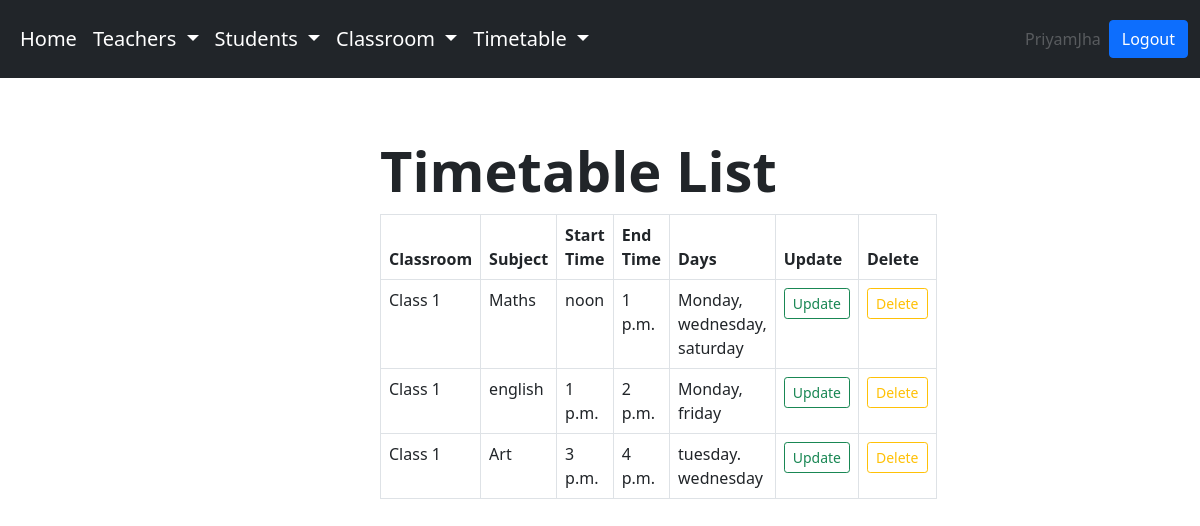
/timetables/ (signed in), run on the app's committed database.
### account/models.py (models this page shows, shortened)
class User(AbstractUser):
    email = models.EmailField(unique=True)
    is_principal = models.BooleanField('Is principal', default=False)
    is_teacher = models.BooleanField('Is teacher', default=False)
    is_student = models.BooleanField('Is student', default=False)

class Timetable(models.Model):
    classroom = models.ForeignKey(Classroom, on_delete=models.CASCADE)
    subject = models.CharField(max_length=255)
    start_time = models.TimeField()
    end_time = models.TimeField()
    days = models.CharField(max_length=255)  # e.g., 'Monday, Tuesday'

class Classroom(models.Model):
    name = models.CharField(max_length=255)
    start_time = models.TimeField()
    end_time = models.TimeField()
    active_days = models.CharField(max_length=255)  # e.g., 'Monday, Tuesday, Wednesday'

### account/views.py (the view)
# urls.py: path('timetables/', views.timetable_list, name='timetable_list'),
@login_required
def timetable_list(request):
    timetables = Timetable.objects.all()
    return render(request, 'timetable_list.html', {'timetables': timetables})

### templates/timetable_list.html (shortened to what this page needs)
{% extends 'main.html' %}
{% block content %}
<div class="card-body">
    <h1 class="display-4 fw-bold lh-1 mb-3">Timetable List</h1>
    <table class="table table-bordered">
        <thead>
            <tr>
                <th scope="col">Classroom</th>
                <th scope="col">Subject</th>
                <th scope="col">Start Time</th>
                <th scope="col">End Time</th>
                <th scope="col">Days</th>
                <th scope="col">Update</th>
                <th scope="col">Delete</th>
            </tr>
        </thead>
        <tbody>
            {% for timetable in timetables %}
            <tr>
                <td>{{ timetable.classroom.name }}</td>
                <td>{{ timetable.subject }}</td>
                <td>{{ timetable.start_time }}</td>
                <td>{{ timetable.end_time }}</td>
                <td>{{ timetable.days }}</td>
                {% if not request.user.is_student %}
                <td><a class="btn btn-outline-success btn-sm" href="{% url 'update_timetable' timetable.id %}">Update</a></td>
                <td><a class="btn btn-outline-warning btn-sm" data-bs-toggle="modal" data-bs-target="#exampleModal{{ timetable.id }}" href="#">Delete</a></td>
                {% endif %}
            </tr>
            {% endfor %}
        </tbody>
    </table>
</div>
{% endblock content %}

### templates/main.html (shortened to what this page needs)
<!DOCTYPE html>
<html lang="en">
<head>
    <link href="https://cdn.jsdelivr.net/npm/bootstrap@5.0.2/dist/css/bootstrap.min.css" rel="stylesheet"
>
    <link rel="stylesheet" href="https://cdnjs.cloudflare.com/ajax/libs/font-awesome/4.7.0/css/font-awesome.min.css">
</head>
<body>
    <nav class="navbar navbar-expand-lg navbar-dark bg-dark">
        <div class="container-fluid">
            <div class="collapse navbar-collapse" id="navbarSupportedContent">
                {% if request.user.is_principal %}
                <ul class="navbar-nav me-auto mb-2 btn-lg mb-lg-0">
                    <li class="nav-item">
                        <a class="nav-link active" aria-current="page" href="{% url 'principalpage' %}">Home</a>
                    </li>
                    <li class="nav-item dropdown">
                        <a class="nav-link active dropdown-toggle" href="#" id="navbarDropdown" role="button"
                            data-bs-toggle="dropdown" aria-expanded="false">
                            Teachers
                        </a>
                    </li>
                    <li class="nav-item dropdown">
                        <a class="nav-link active dropdown-toggle" href="#" id="navbarDropdown" role="button"
                            data-bs-toggle="dropdown" aria-expanded="false">
                            Students
                        </a>
                    </li>
                    <li class="nav-item dropdown">
                        <a class="nav-link active dropdown-toggle" href="#" id="navbarDropdown" role="button"
                            data-bs-toggle="dropdown" aria-expanded="false">
                            Classroom
                        </a>
                    </li>
                    <li class="nav-item dropdown">
                        <a class="nav-link active dropdown-toggle" href="#" id="navbarDropdown" role="button"
                            data-bs-toggle="dropdown" aria-expanded="false">
                            Timetable
                        </a>
                    </li>
                </ul>
                {% endif %}
                <ul class="navbar-nav ml-auto">
                    <li class="nav-item">
                        <a class="nav-link disabled" href="#" tabindex="-1" aria-disabled="true">{{ user.username }}</a>
                    </li>
                </ul>
                <a href="{% url 'logout' %}" class="btn btn-primary btn-md">Logout</a>
            </div>
        </div>
    </nav>
    <div class="row align-items-center g-lg-5 py-5">
        <div class="col-md-10 mx-auto col-lg-5">
            {% block content %}
            {% endblock content %}
        </div>
    </div>
</body>
</html>

### data on the page
User: username "PriyamJha"
Timetable: classroom.name "Class 1", subject "Maths", start_time "noon", end_time "1 p.m.", days "Monday, wednesday, saturday"
Timetable: classroom.name "Class 1", subject "english", start_time "1 p.m.", end_time "2 p.m.", days "Monday, friday"
Timetable: classroom.name "Class 1", subject "Art", start_time "3 p.m.", end_time "4 p.m.", days "tuesday. wednesday"
